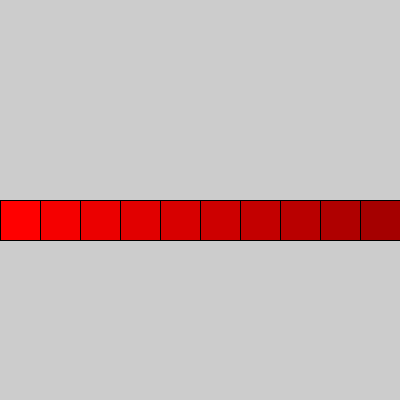
Frame 1 (no input)
Frame 60 (the mouse pressed at the canvas centre just before this capture): identical to frame 1, image omitted
Frame 120 (the mouse held since frame 60 and released just before this capture): identical to frame 1, image omitted

The Processing sketch that drew this single still picture (run headless with seeded random() and noise(); from frame 60 on, the mouse is pressed at the canvas centre):

// Processing sketch: for_3_degrade
// ── for_3_degrade.pde
void setup() {
  size(400, 400);
}

void draw() {
  for (int i=0; i<10; i++) {
    fill(255 - i*10,0,0);
    rect(i*40, 200, 40, 40);
  }
  
}
